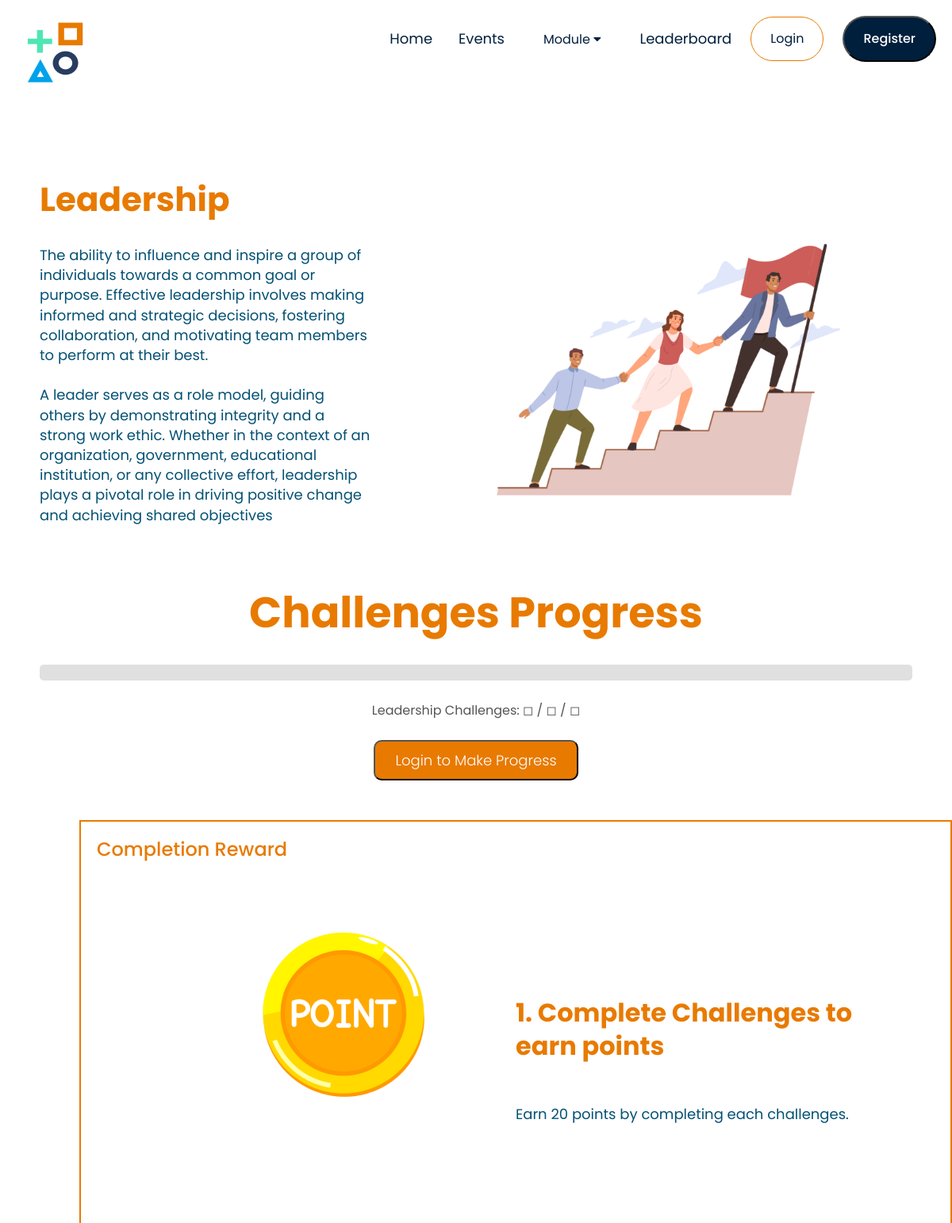
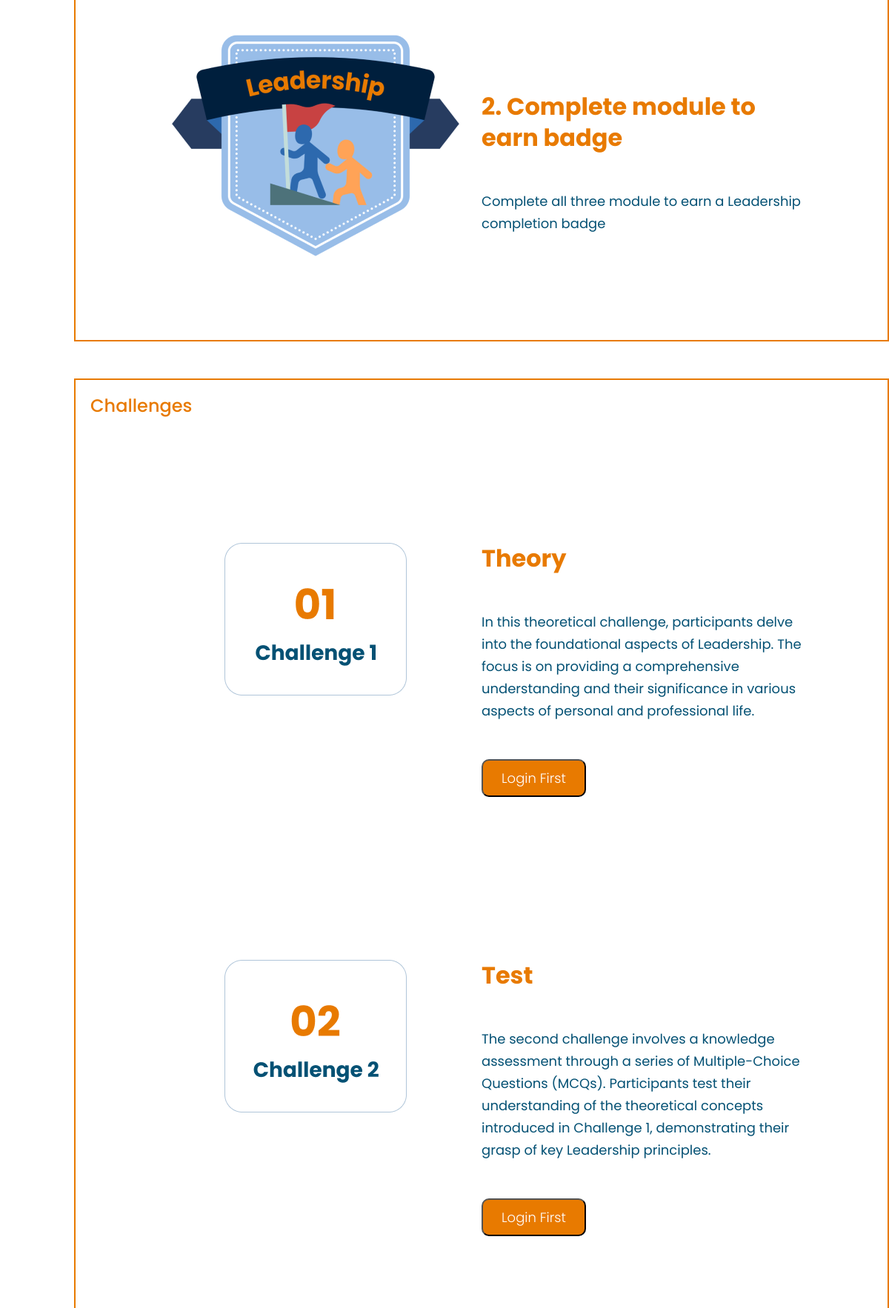
The page /Event/Public/soft_skills.php?skill=leadership (upper part) on the database its author committed (2 pictures, top to bottom).
### tables this page shows
CREATE TABLE `soft_skills` (
  `id` int(11) NOT NULL,
  `name` varchar(255) NOT NULL,
  `description` text NOT NULL,
  `badge_path` varchar(255) NOT NULL,
  `image_path` varchar(255) NOT NULL,
  `c1_description` text DEFAULT NULL,
  `question_1` text DEFAULT NULL,
  `option_1_A` varchar(255) DEFAULT NULL,
  `option_1_B` varchar(255) DEFAULT NULL,
  `option_1_C` varchar(255) DEFAULT NULL,
  `option_1_D` varchar(255) DEFAULT NULL,
  `correct_answer_1` varchar(255) DEFAULT NULL,
  `question_2` text DEFAULT NULL,
  `option_2_A` varchar(255) DEFAULT NULL,
  `option_2_B` varchar(255) DEFAULT NULL,
  `option_2_C` varchar(255) DEFAULT NULL,
  `option_2_D` varchar(255) DEFAULT NULL,
  `correct_answer_2` varchar(255) DEFAULT NULL,
  `question_3` text DEFAULT NULL,
  `option_3_A` varchar(255) DEFAULT NULL,
  `option_3_B` varchar(255) DEFAULT NULL,
  `option_3_C` varchar(255) DEFAULT NULL,
  `option_3_D` varchar(255) DEFAULT NULL,
  `correct_answer_3` varchar(255) DEFAULT NULL
);

### Event/Public/logic_controller.php (called while the page is built, shortened)
<?php
function getSoftSkillData($conn, $skill) {
    $query = "SELECT * FROM soft_skills WHERE name = ?";
    $stmt = $conn->prepare($query);
    $stmt->bind_param("s", $skill);
    $stmt->execute();
    $result = $stmt->get_result();
    if ($result->num_rows > 0) {
        $data = $result->fetch_assoc();
        return $data;
    } else {
        $stmt->close();
        return null;
    }
}
function hasCompletedChallenge($conn, $user_id, $soft_skill_id, $challenge_number) {
    $completedQuery = "SELECT completed FROM user_soft_skill_progress
                       WHERE user_id = ? AND soft_skill_id = ? AND challenge_number = ?";
    $completedStmt = $conn->prepare($completedQuery);
    $completedStmt->bind_param("iii", $user_id, $soft_skill_id, $challenge_number);
    $completedStmt->execute();
    $completedResult = $completedStmt->get_result();
    if ($completedRow = $completedResult->fetch_assoc()) {
        $completedStatus = $completedRow['completed'];
    } else {
        $completedStatus = 0;
    }
    return $completedStatus == 1;
}
function getSoftSkillIdByName($conn, $soft_skill_name) {
    $query = "SELECT id FROM soft_skills WHERE name = ?";
    $stmt = $conn->prepare($query);
    $stmt->bind_param("s", $soft_skill_name);
    $stmt->execute();
    $result = $stmt->get_result();
    $row = $result->fetch_assoc();
    $soft_skill_id = $row['id'];
    return $soft_skill_id;
}
?>

### Event/Public/soft_skills.php (the view, shortened to what this page needs)
<?php
require_once('db_connect.php');
require_once('Part/header.php');
require_once('logic_controller.php');
$skill = $_GET['skill'];
$soft_skill_id = getSoftSkillIdByName($conn, $skill);
$user_id = isset($_SESSION["user_id"]) ? $_SESSION["user_id"] : null;
$data = getSoftSkillData($conn, $skill);
$challenge1Completed = hasCompletedChallenge($conn, $user_id, $soft_skill_id, 1);
$challenge2Completed = hasCompletedChallenge($conn, $user_id, $soft_skill_id, 2);
$challenge3Completed = hasCompletedChallenge($conn, $user_id, $soft_skill_id, 3);
$completionText = "{$data['name']} Challenges: ";
$completedChallenges = [$challenge1Completed, $challenge2Completed, $challenge3Completed];
$completedCount = array_sum($completedChallenges);
$totalChallenges = count($completedChallenges);
for ($i = 1; $i <= $totalChallenges; $i++) {
    $completionText .= ($i <= $completedCount) ? "✔" : "◻";
    $completionText .= ($i < $totalChallenges) ? " / " : "";
}
?>
<!DOCTYPE html>
<html lang="en">
<head>
        <link rel="stylesheet" href="public.css">
        <link rel="stylesheet" href="https://stackpath.bootstrapcdn.com/font-awesome/4.7.0/css/font-awesome.min.css">
</head>
<body>
<div class ="container">
                <section class="hero">
                        <div class ="container">
                                <div class="mid">
                                        <div class="desc">
                                                <h2><?php echo $data['name']; ?></h2>
                                                <p><?php echo $data['description']; ?></p>
                                        </div>
                                        <img src="<?php echo $data['image_path']; ?>" />
                                </div>
                                <div class="progress-container">
                                        <p class="title">Challenges Progress</p>
                                        <div class="progress-bar">
                                        </div>
                                        <p class="completion-text"><?php echo $completionText; ?></p>
                                        <?php if (!isset($_SESSION["username"])) { ?>
                                                <a href="Login/Login.php"><button class="challenge-button">Login to Make Progress</button></a>
                                           <?php } ?>
                                </div>
                                <div class="box-container">
                                        <p class="title">Completion Reward</p>
                                        <div class ="badge-container">
                                                <div class ="image-container">
                                                        <img src="Image/Points_Icon.png" class ="image" alt="No. 1 Badge">
                                                </div>
                                                <div class ="text-container">
                                                        <p class ="badge-title">1. Complete Challenges to earn points</p> <br>
                                                        <p class ="badge-desc">Earn 20 points by completing each challenges.</p>
                                                </div>
                                        </div>
                                        <div class ="badge-container">
                                                <div class ="image-container">
                                                        <img src="<?php echo $data['badge_path']; ?>" class ="image" alt="No. 1 Badge">
                                                </div>
                                                <div class ="text-container">
                                                        <p class ="badge-title">2. Complete module to earn badge</p> <br>
                                                        <p class ="badge-desc">Complete all three module to earn a <?php echo $data['name'] ?> completion badge</p>
                                                </div>
                                        </div>
                                </div>
                                <div class="box-container">
                                        <p class="title">Challenges</p>
                                        <div class ="badge-container">
                                                <div class ="image-container">
                                                        <img src="Image/Challenge Box 1.png" class ="challenge-image" alt="No. 1 Badge">
                                                </div>
                                                <div class ="text-container">
                                                        <p class ="badge-title">Theory</p> <br>
                                                        <p class ="badge-desc">In this theoretical challenge, participants delve into the foundational aspects of <?php echo $data ['name'] ?>. The focus is on providing a comprehensive understanding and their significance in various aspects of personal and professional life.</p>
                                                        <?php if (isset($_SESSION["username"])) {
                                                                if (!$challenge1Completed) { ?>
                                                                <a href="challenges_1.php?skill=<?php echo $skill; ?>"><button class="challenge-button">Start Challenge</button></a>
                                                                <?php } else { ?>
                                                                <button class="challenge-button" onclick="alert('Challenge 1 already completed!')">Challenge 1 Completed</button>
                                                                <?php }
                                                        } else { ?>
                                                                <a href="Login/Login.php"><button class="challenge-button">Login First</button></a>
                                                        <?php } ?>
                                                </div>
                                        </div>
                                        <div class ="badge-container">
                                                <div class ="image-container">
                                                        <img src="Image/Challenge Box 2.png" class ="challenge-image" alt="No. 1 Badge">
                                                </div>
                                                <div class ="text-container">
                                                        <p class ="badge-title">Test</p> <br>
                                                        <p class ="badge-desc">The second challenge involves a knowledge assessment through a series of Multiple-Choice Questions (MCQs). Participants test their understanding of the theoretical concepts introduced in Challenge 1, demonstrating their grasp of key <?php echo $data ['name'] ?> principles.</p>
                                                        <?php if (isset($_SESSION["username"])) {
                                                                if (!$challenge2Completed) { ?>
                                                                <a href="challenges_2.php?skill=<?php echo $skill; ?>"><button class="challenge-button">Start Challenge</button></a>
                                                                <?php } else { ?>
                                                                <button class="challenge-button" onclick="alert('Challenge 2 already completed!')">Challenge 2 Completed</button>
                                                                <?php }
                                                        } else { ?>
                                                                <a href="Login/Login.php"><button class="challenge-button">Login First</button></a>
                                                        <?php } ?>
                                                </div>
                                        </div>
                                        <div class ="badge-container">
                                        </div>
                                </div>
                        </div>
                </section>
</div>
</body>
</html>

### Event/Public/public.css (style rules this page uses)
* { margin: 0; padding: 0; box-sizing: border-box; }
body { font-family: 'Poppins', sans-serif; }
a { text-decoration: none; color: #555; }
p { color: #555; }
.container { max-width: 1300px; margin: auto; padding: 25px; }
.hero { width: 100%; height: 800px; background-color:#FFF; position:relative; padding-top: 50px; }
.hero .container { height: 100%; position: relative; }
.hero .mid { padding-right:50px; display: flex; flex-wrap: wrap; align-items: center; justify-content: space-between; }
.hero .mid .desc { width: 40%; }
.hero .mid img { width: 50%; height: 50%; padding-left: 10px; }
.hero .mid .desc h2 { font-size: 42px; font-family: 'Poppins', sans-serif; font-weight: 700; line-height: 64px; color: #E87A00; margin-bottom: 25px; }
.hero .mid .desc p { color: #045174; font-size: 18px; font-family: 'Poppins', sans-serif; font-weight: 400; line-height: 25.20px; margin-bottom: 50px; }
.title { color: #E87A00; font-size: 54px; font-family: 'Poppins', sans-serif; font-weight: 700; text-align: center; }
.box-container { width: 100%; height: auto; background: white; border: 2px #E87A00 solid; padding:50px; position: relative; margin: 50px; justify-content: space-between; }
.box-container .badge-container { width: 100%; height: auto; display:flex; padding:50px; }
.box-container .image-container { width: 50%; text-align: center; }
.image-container .image { max-width: 100%; height: auto; }
.image-container .challenge-image { max-width: 100%; height: auto; padding-top: 120px; }
.box-container .text-container { width: 50%; padding-top: 120px; top: 50% }
.box-container .badge-title { color: #E87A00; font-size: 32px; font-weight: 700; line-height: 42px; }
.box-container .badge-desc { color: #045174; font-size: 18px; font-weight: 400; line-height: 30px; }
.box-container .title { margin: 0; position: absolute; top: 20px; left: 20px; color: #E87A00; font-size: 24px; font-family: 'Poppins', sans-serif; font-weight: 500; }
.box-container p { color: #E87A00; font-size: 18px; font-weight: 400; line-height: 30px; margin-bottom:25px; }
.challenge-button { font-family: 'Poppins', sans-serif; font-size: 18px; font-weight:300; background-color: #E87A00; color: #fff; padding: 10px 25px 10px 25px; margin-top: 25px; border-radius: 10px; }

### Event/Public/soft_skills.php (style rules this page uses)
.progress-container { margin-top: 20px; text-align: center; }
.progress-bar { width: 100%; background-color: #e0e0e0; border-radius: 5px; overflow: hidden; height:20px; margin-top:25px; }
.completion-text { margin-top:25px; }

### rows shown on the page
soft_skills: name "Leadership", description "The ability to influence and inspire a group of individuals towards a common goal or purpose. Effective leadership involves making informed and strategic decisions, fostering collaboration, and motivating team members to perform at their best. A leader serves as a role model, guiding others by demonstrating integrity and a strong work ethic. Whether in the context of an organization, government, educational institution, or any collective effort, leadership plays a pivotal role in driving positive change and achieving shared objectives", image_path (picture), badge_path (picture)

### other values the page prints
$completionText "Leadership Challenges: ◻ / ◻ / ◻"
